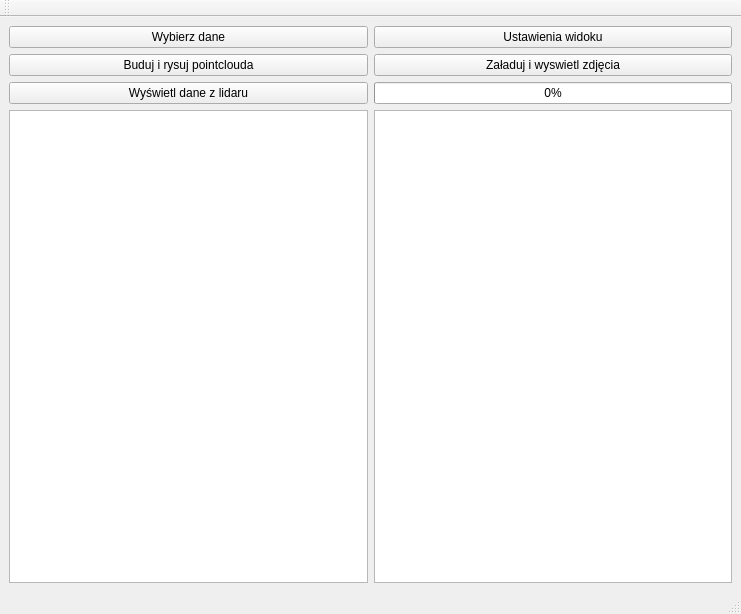
<?xml version="1.0" encoding="UTF-8"?>
<ui version="4.0">
 <class>MainWindow</class>
 <widget class="QMainWindow" name="MainWindow">
  <property name="geometry">
   <rect>
    <x>0</x>
    <y>0</y>
    <width>741</width>
    <height>614</height>
   </rect>
  </property>
  <property name="windowTitle">
   <string>MainWindow</string>
  </property>
  <widget class="QWidget" name="centralwidget">
   <layout class="QGridLayout" name="gridLayout">
    <item row="0" column="1">
     <widget class="QPushButton" name="settingButton">
      <property name="text">
       <string>Ustawienia widoku</string>
      </property>
     </widget>
    </item>
    <item row="4" column="1">
     <widget class="ImageView" name="imageView"/>
    </item>
    <item row="1" column="1">
     <widget class="QPushButton" name="imageButton">
      <property name="text">
       <string>Załaduj i wyswietl zdjęcia</string>
      </property>
     </widget>
    </item>
    <item row="0" column="0">
     <widget class="QPushButton" name="selectDataButton">
      <property name="text">
       <string>Wybierz dane</string>
      </property>
     </widget>
    </item>
    <item row="1" column="0">
     <widget class="QPushButton" name="pointcloudButton">
      <property name="text">
       <string>Buduj i rysuj pointclouda</string>
      </property>
     </widget>
    </item>
    <item row="4" column="0">
     <widget class="GLViewWidget" name="pointcloudArea"/>
    </item>
    <item row="2" column="1">
     <widget class="QProgressBar" name="progressBar2">
      <property name="value">
       <number>0</number>
      </property>
     </widget>
    </item>
    <item row="2" column="0">
     <widget class="QPushButton" name="lidarDataButton">
      <property name="sizePolicy">
       <sizepolicy hsizetype="Expanding" vsizetype="Fixed">
        <horstretch>0</horstretch>
        <verstretch>0</verstretch>
       </sizepolicy>
      </property>
      <property name="text">
       <string>Wyświetl dane z lidaru</string>
      </property>
     </widget>
    </item>
   </layout>
  </widget>
  <widget class="QMenuBar" name="menubar">
   <property name="geometry">
    <rect>
     <x>0</x>
     <y>0</y>
     <width>741</width>
     <height>25</height>
    </rect>
   </property>
  </widget>
  <widget class="QStatusBar" name="statusbar"/>
  <widget class="QToolBar" name="toolBar">
   <property name="windowTitle">
    <string>toolBar</string>
   </property>
   <attribute name="toolBarArea">
    <enum>TopToolBarArea</enum>
   </attribute>
   <attribute name="toolBarBreak">
    <bool>false</bool>
   </attribute>
  </widget>
 </widget>
 <customwidgets>
  <customwidget>
   <class>GLViewWidget</class>
   <extends>QGraphicsView</extends>
   <header>pyqtgraph.opengl</header>
  </customwidget>
  <customwidget>
   <class>ImageView</class>
   <extends>QGraphicsView</extends>
   <header>pyqtgraph</header>
  </customwidget>
 </customwidgets>
 <resources/>
 <connections/>
</ui>
